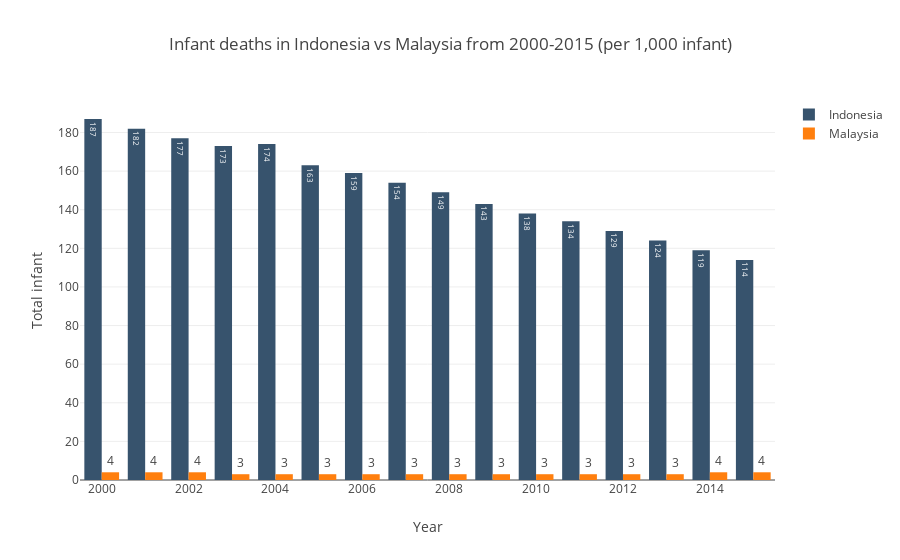

The cell this chart's notebook holds for it:
### Code cell
trace1 = go.Bar(
    x = idn["Year"],
    y = idn["infant deaths"],
    text = idn["infant deaths"],
    textposition = 'auto',
    marker=dict(
        color='rgb(55, 83, 109)'
    ),
    name = "Indonesia"
)
trace2 = go.Bar(
    x = mas["Year"],
    y = mas["infant deaths"],
    text = mas["infant deaths"],
    textposition = 'auto',
    name = "Malaysia"
)
layout = dict(title = 'Infant deaths in Indonesia vs Malaysia from 2000-2015 (per 1,000 infant)',
              xaxis = dict(title = 'Year'),
              yaxis = dict(title = 'Total infant'),
              )
data2 = [trace1, trace2]
fig = dict(data=data2, layout=layout)
iplot(fig, filename='basic-bar')

### Figure 1 — Plotly figure (JSON) as saved in the notebook; plotly's stock layout.template omitted (floating-point values rounded to 4 significant figures)
{"data": [{"marker": {"color": "rgb(55, 83, 109)"}, "name": "Indonesia", "text": [114, 119, 124, 129, 134, 138, 143, 149, 154, 159, 163, 174, 173, 177, 182, 187], "textposition": "auto", "type": "bar", "uid": "296b7c4a-029d-11e9-ac79-bcee7b0c69ff", "x": [2015, 2014, 2013, 2012, 2011, 2010, 2009, 2008, 2007, 2006, 2005, 2004, 2003, 2002, 2001, 2000], "y": [114, 119, 124, 129, 134, 138, 143, 149, 154, 159, 163, 174, 173, 177, 182, 187]}, {"name": "Malaysia", "text": [4, 4, 3, 3, 3, 3, 3, 3, 3, 3, 3, 3, 3, 4, 4, 4], "textposition": "auto", "type": "bar", "uid": "296b7c4b-029d-11e9-b39c-bcee7b0c69ff", "x": [2015, 2014, 2013, 2012, 2011, 2010, 2009, 2008, 2007, 2006, 2005, 2004, 2003, 2002, 2001, 2000], "y": [4, 4, 3, 3, 3, 3, 3, 3, 3, 3, 3, 3, 3, 4, 4, 4]}], "layout": {"title": "Infant deaths in Indonesia vs Malaysia from 2000-2015 (per 1,000 infant)", "xaxis": {"title": "Year"}, "yaxis": {"title": "Total infant"}}}
